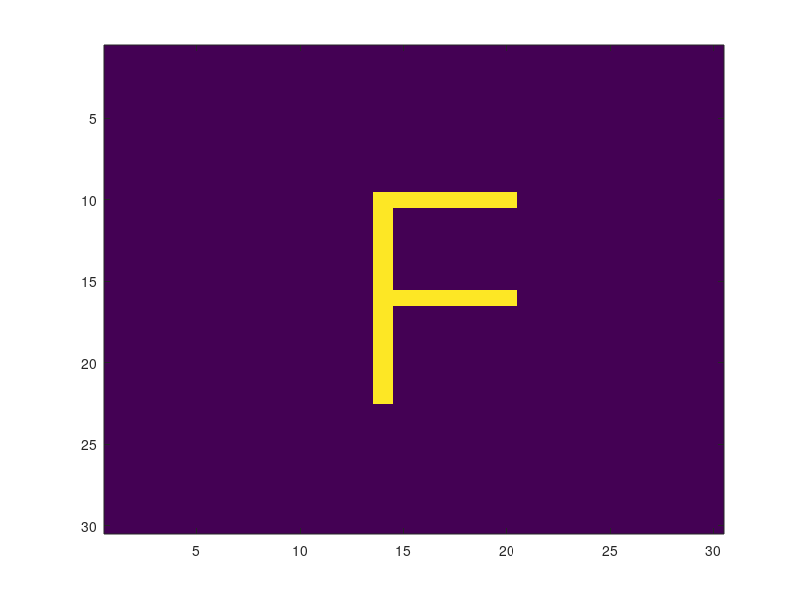

Write the MATLAB code that produced this figure. (Note: this script raises an error after producing the figure.)
%% create the matrix
shapes=3;

switch shapes
    case 1
        m=zeros(22);
        m(4:19,4)=1;m(4:19,19)=1;
        m(4,5:19)=1;m(19,5:19)=1;
    case 2
        m=zeros(41);
        m(5,18:24)=1;
        m(5:19,18)=1; m(5:19,24)=1; m(19:25,5)=1;
        m(19,5:18)=1;m(19,24:37)=1; m(19:25,37)=1;
        m(25,5:18)=1;m(25,24:37)=1;
        m(25:39,18)=1; m(25:39,24)=1;
        m(39,18:24)=1;
    case  3
        m=zeros(30);
         m(10,14:20)=1;
         m(10:22,14)=1;
          m(16,14:20)=1;
end

figure(1),imagesc(m);length(find(m))
%% make fft transform                       

[border_fft,border_restored]=make_fft_sec(m,10);
figure(2),imagesc(border_restored);
